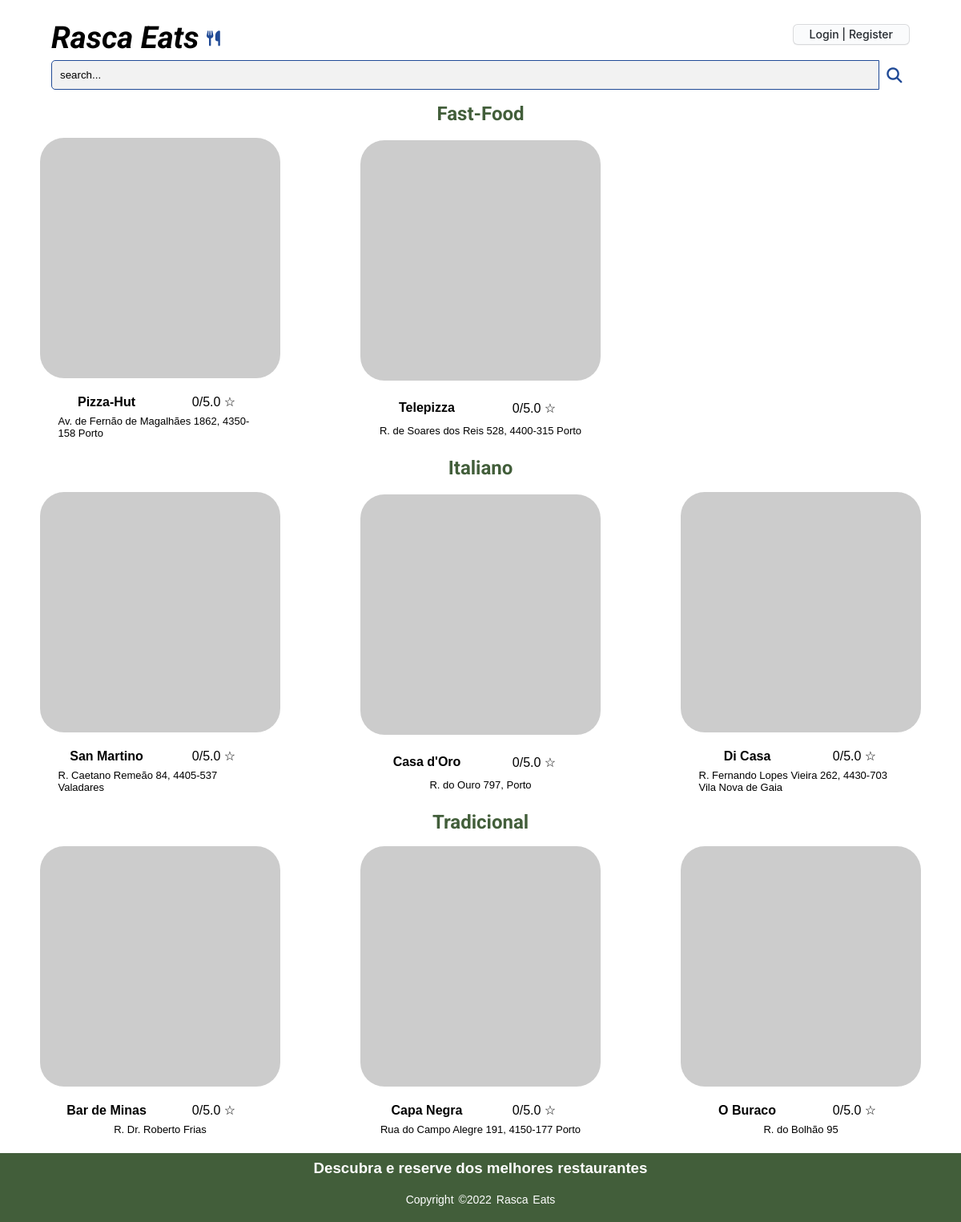
/frontpage.php, run on an earlier commit of the app's database.
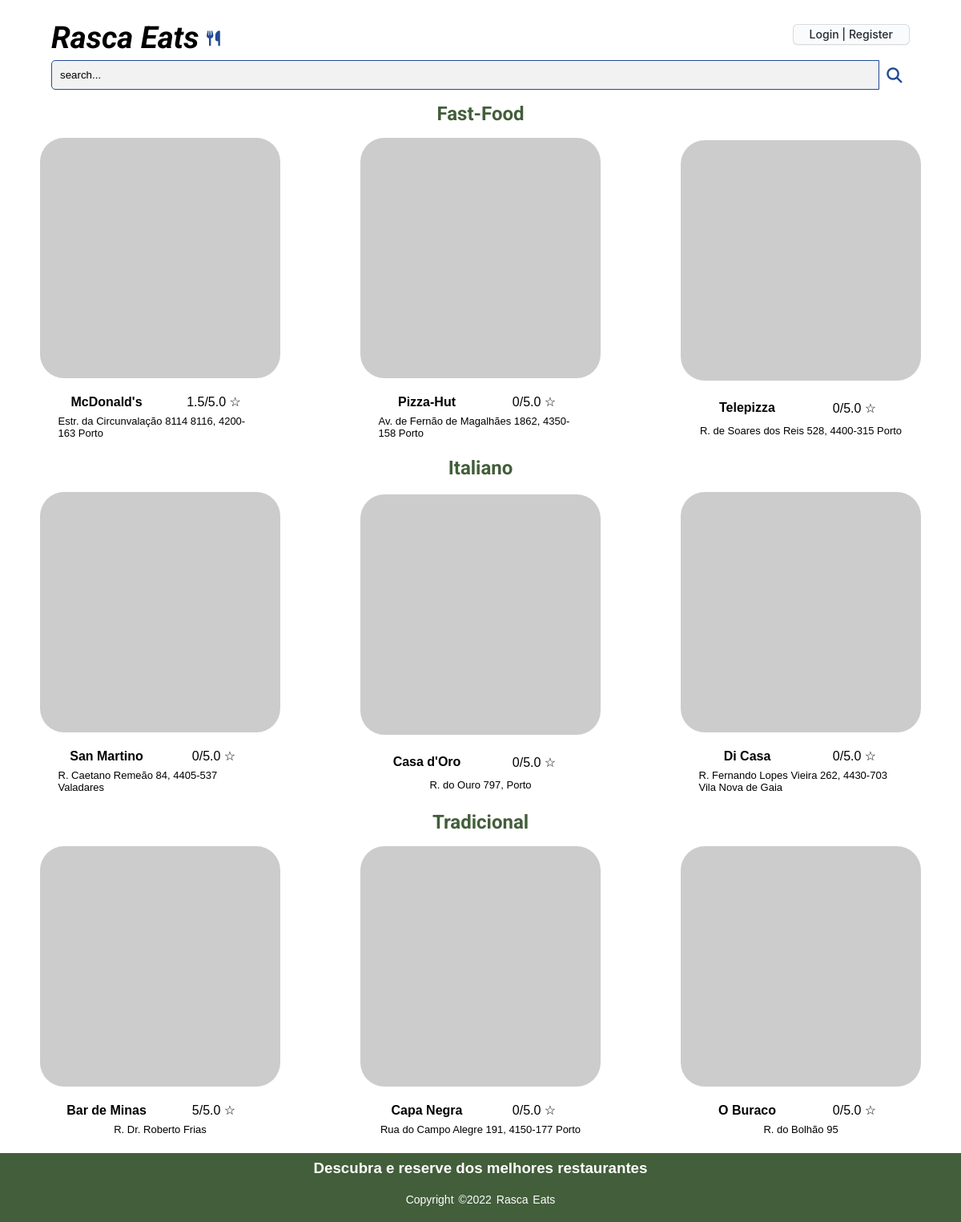
And on a later commit of the database.
### tables this page shows
CREATE TABLE Restaurant(
    restaurantId integer PRIMARY KEY,
    restaurantName varchar NOT NULL,
    adress varchar NOT NULL,
    category varchar NOT NULL,
    phoneNumber integer NOT NULL,
    rating real NOT NULL ON CONFLICT REPLACE DEFAULT 0,
    ownerId integer NOT NULL,
    photo varchar NOT NULL,
    CONSTRAINT fk_clientId FOREIGN KEY (ownerId)
        REFERENCES Client(clientId)
        ON DELETE CASCADE
        ON UPDATE CASCADE
);

### sql/restaurant.php (called while the page is built, shortened)
<?php
    class Restaurant {
        static function getRestaurantCategory($db, $category) {
            $stmt = $db->prepare('SELECT * FROM Restaurant WHERE category = ? limit 3');
            $stmt->execute(array($category));
            return $stmt->fetchAll();
        }
        static function getCategories($db){
            $stmt = $db->prepare('SELECT DISTINCT category FROM Restaurant ORDER BY category');
            $stmt->execute();
            return $stmt->fetchAll();
        }
    }
?>

### templates/restaurant.php (the view, shortened to what this page needs)
<?php function output_list_restaurants($categories, $db){ ?>
    <section id= "restaurants"><?php
        foreach($categories as $category){  ?>
            <section id = "category">
                <h2>
                <?php echo $category['category']?>
                </h2> <?php $restaurants = Restaurant::getRestaurantCategory($db, $category['category']);
                foreach($restaurants as $restaurant){ ?>
                    <article>
                        <a href="restaurant.php?id=<?php echo $restaurant['restaurantId']?>"><img src="https://picsum.photos/300/300?<?php echo $restaurant['restaurantName']?>" alt="Restaurant photo"></a>
                        <a href="restaurant.php?id=<?php echo $restaurant['restaurantId']?>"><p><?php echo $restaurant['restaurantName']?></p></a>
                        <p><?php echo $restaurant['rating']?>/5.0 ☆</p>
                        <p><?php echo $restaurant['adress']?></p>
                    </article>
        <?php   } ?>
            </section>
        <?php   } ?>
    </section>
<?php } ?>

### frontPage.php (shortened to what this page needs)
<?php
    require_once('sql/connection.php');
    require_once('sql/restaurant.php');
    require_once('templates/common.php');
    require_once('templates/restaurant.php');
    $db = getDatabaseConnection();
    $db->setAttribute(PDO::ATTR_DEFAULT_FETCH_MODE, PDO::FETCH_ASSOC);
    $categories = Restaurant::getCategories($db);
?>
<!DOCTYPE html>
<html lang="en">
<head>
    <link rel="stylesheet" href="css/style.css">
</head>
<body>
    <?php output_header($db);
    output_list_restaurants($categories, $db);
    output_footer();  ?>
    </body>
</html>

### templates/common.php (shortened to what this page needs)
<?php function output_header($db){ ?>
  <header>
        <h1><a href="frontPage.php">Rasca Eats</a></h1>
        <i class="fa-solid fa-utensils" id="utensils"></i>
        <div class = "l" id="loginForm">
            <?php
            if (isset($_SESSION['id'])){
                    drawLogoutForm($_SESSION['name'], $db)?>
<?php            }
            else{ ?>
                    <div class="login">
                        <a href="login_register.php">Login | Register</a>
                    </div>
<?php       }
                ?>
        </div>
        <div class="search">
            <input type="text" id="searchrestaurant" class="searchInput" name="search" placeholder="search...">
            <i class="fa-solid fa-magnifying-glass" id="magnifyingGlass"></i>
        </div>
    </header>
<?php } ?>
<?php function output_footer(){ ?>
  <footer>
        <div class="footer-content">
            <h3>Descubra e reserve dos melhores restaurantes</h3>
        </div>
        <div class="footer-bottom">
            <p>copyright &copy;2022 Rasca Eats</p>
        </div>
    </footer>
<?php } ?>

### css/style.css (style rules this page uses)
* { margin: 0; padding: 0; font-family:sans-serif; }
header { padding: 1em; display: grid; grid-template-columns: 12em 3em auto; padding-top: 1.5em; padding-left: 4em; padding-right: 4em; }
header h1 { grid-column: 1; grid-row: 1/1; padding-bottom: 0.2em; }
#utensils { grid-column: 2; grid-row: 1; text-align: left; padding-top: 0.8em; font-size: larger; padding-left: 0.1em; color:rgb(32, 74, 150) }
header h1 a { text-decoration: none; color: black; font-family: 'Roboto', sans-serif; font-size: larger; font-style: italic; }
#loginForm { grid-column: 3; grid-row: 1; display: block; text-align: right; padding-top: 0.4em; }
#loginForm > .login > a, #loginForm > .login > a:visited { appearance: none; background-color: #FAFBFC; border: 1px solid rgba(27, 31, 35, 0.15); border-radius: 6px; box-shadow: rgba(27, 31, 35, 0.04) 0 1px 0, rgba(255, 255, 255, 0.25) 0 1px 0 inset; box-sizing: border-box; color: #24292E; cursor: pointer; display: inline-block; font-family: -apple-system, system-ui, "Segoe UI", Helvetica, Arial, sans-serif, "Apple Color Emoji", "Segoe UI Emoji"; font-size: 14px; font-weight: 500; line-height: 20px; list-style: none; padding: 2px 20px; position: relative; transition: background-color 0.2s cubic-bezier(0.3, 0, 0.5, 1); user-select: none; -webkit-user-select: none; touch-action: manipulation; vertical-align: middle; white-space: nowrap; word-wrap: break-word; text-decoration: none; padding-bottom: 0.1em; }
.search { width: 100%; display: inline-flex; grid-column-start: 1; grid-column-end: 4; }
.searchInput { flex-grow: 1; padding: 10px; outline: none; border: 1px solid rgb(32, 74, 150); border-radius: 5px 0 0 5px; background: rgb(242, 242, 242); }
.searchInput::placeholder { color:rgb(0, 0, 0) }
#magnifyingGlass { width: 2em; color: rgb(32, 74, 150); outline: none; border: none; display: flex; justify-content: center; border-radius: 0 5px 5px 0; padding-bottom: 0.1em; font-size: larger; padding-top: 0.5em; }
#restaurants { display: flex; flex-direction: column; }
#category { display: grid; grid-template-columns: 300px 300px 300px; justify-content: space-around; }
#category article { grid-row-start: 2; grid-row-end: 3; justify-items: center; align-items: center; display: grid; grid-template-columns: 1fr 1fr; padding: 1em; }
#category article:nth-child(2) { grid-column: 1/2; }
#category article:nth-child(3) { grid-column: 2/3; }
#category article:nth-child(4) { grid-column: 3/4; }
#category h2 { text-align: center; grid-column: 2/3; grid-row:1/2; color: #425e3a; font-family: 'Roboto', sans-serif; }
#category article a:nth-child(2), article.sr a:nth-child(2) { font-weight: bolder; grid-column-start: 1; grid-row-start: 2; padding-top: 1em; text-decoration: none; color: #000; }
#category article p:nth-child(3), article.sr p:nth-child(3) { grid-column-start: 2; grid-row-start: 2; padding-top: 1em; }
#category article p:nth-child(3)::after, article.sr p:nth-child(3)::after { content: ☆; color: yellow; }
#category article p:nth-child(4), article.sr p:nth-child(4) { padding:0.5em; grid-column: 1/3; grid-row-start: 3; font-weight: lighter; font-size: small; }
#category article a:nth-child(1), article.sr a:nth-child(1) { grid-column-start: 1; grid-column-end: 3; }
#category article img, article.sr img { border-radius: 10%; }
footer { background-color: #425e3a; font-family: 'Gill Sans', 'Gill Sans MT', Calibri, 'Trebuchet MS', sans-serif; padding-top: 0.5em; color: #fff; z-index: 3; }
.footer-content { display: flex; align-items: center; justify-content: center; flex-direction: column; }
.footer-content h3 { font-family: Verdana, Geneva, Tahoma, sans-serif; }
.footer-bottom { background: transparent; padding: 20px 0; text-align: center; }
.footer-bottom p { font-size: 14px; word-spacing: 2px; text-transform: capitalize; }

What changed in the data, as far as the page shows it:
added restaurant: restaurantName "McDonald's", rating "1.5", adress "Estr. da Circunvalação 8114 8116, 4200-163 Porto", shown under "Fast-Food"
changed restaurant "Bar de Minas": rating "0" → "5"
